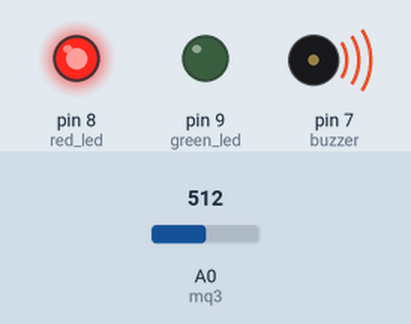
The sketch below on a simulated Arduino Uno, built with avr-gcc and run on an emulated ATmega328P. Parts: output pins drawn as LEDs (lit = HIGH), buzzer (waves = sounding). Inputs (shaded band) come from the test bench; at power-on: A0 (mq3) = 512.

Above: at 1.4 s.
1.5 s: A0 (mq3) set to 418
4.8 s: A0 (mq3) set to 392
At 6.0 s:
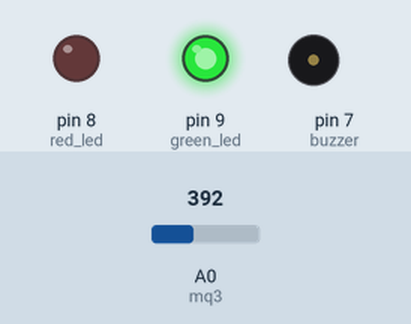
6.6 s: A0 (mq3) set to 410
At 7.0 s:
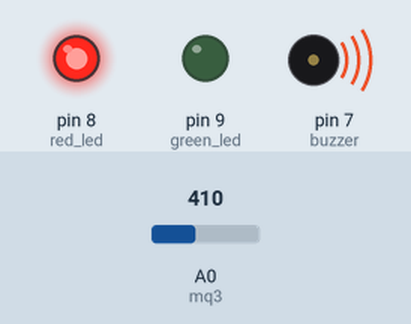
9.9 s: A0 (mq3) set to 390
At 10.9 s:
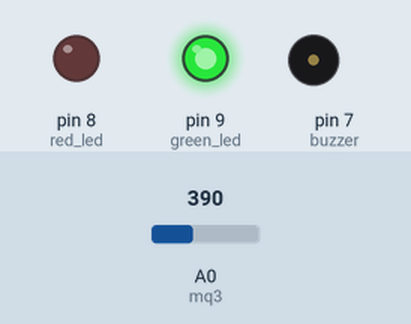
Timing chart, 0 to 12.4 s (numbered marks = the images above; inputs shaded):
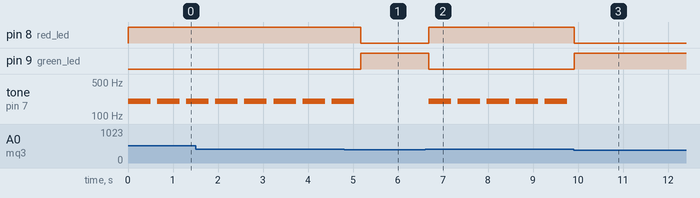

Measured:
- the behaviour switches between 400 and 399 on A0 (mq3) (found by bisection; images 0 and 1)
- after the input at 4.8 s, pin 8 (red_led): HIGH → LOW after 0.38 s; pin 9 (green_led): LOW → HIGH after 0.38 s; tone on pin 7 (buzzer): goes on until 5.0 s, then stays silent
- after the input at 6.6 s, pin 8 (red_led): LOW → HIGH after 0.08 s; pin 9 (green_led): HIGH → LOW after 0.08 s; tone on pin 7 (buzzer): alternates 200 Hz for 0.50 s and silent for 0.15 s, starting after 0.08 s
- after the input at 9.9 s, pin 8 (red_led): HIGH → LOW at once; pin 9 (green_led): LOW → HIGH at once; tone on pin 7 (buzzer): stops changing and stays silent
- by itself, tone on pin 7 (buzzer): alternates 200 Hz for 0.50 s and silent for 0.15 s

The sketch:

AlcoholMQ3Arduino.ino
```cpp
#include <ArduinoJson.h>
#include <SoftwareSerial.h>

int mq3 = A0;             // Connect Gas sensor to analog pin A0
int buzzer = 7;           // Connect buzzer to digital pin 7
int red_led = 8;          // Connect red led to digital pin 8
int green_led = 9;        // Connect green led to digital pin 9
int threshold = 400;      // Change the threshold value for your use
String outputString = "";
SoftwareSerial espSerial(0, 1);
StaticJsonDocument<200> doc;  // JSON message for switch control

void setup() {
  pinMode(red_led, OUTPUT);      // Define red_led as output
  pinMode(green_led, OUTPUT);    // Define green_led as output
  pinMode(buzzer, OUTPUT);       // Define buzzer as output
  digitalWrite(red_led, LOW);    // Turn red_led off
  digitalWrite(green_led, LOW);  // Turn green_led off
  espSerial.begin(9600);
}

void loop() {
  int mq3Value = analogRead(mq3); // Read sensor value
  if (mq3Value >= threshold) {    // Check if it exceeds the threshold value
    digitalWrite(red_led, HIGH);  // Turn red_led on
    digitalWrite(green_led, LOW); // Turn green_led off
    tone(buzzer, 200, 500);        // Play buzzer

    outputString = "";
    doc["ParamName"] = "Alcohol";
    doc["ParamValue"] = true;
    serializeJson(doc, outputString);
    espSerial.println(outputString); // Send the JSON message
	 doc.clear();
    delay(500);
  } else {
    digitalWrite(red_led, LOW);    // Turn red_led off
    digitalWrite(green_led, HIGH); // Turn green_led on
  }
  delay(100);                      // Slow down the output
}
```
